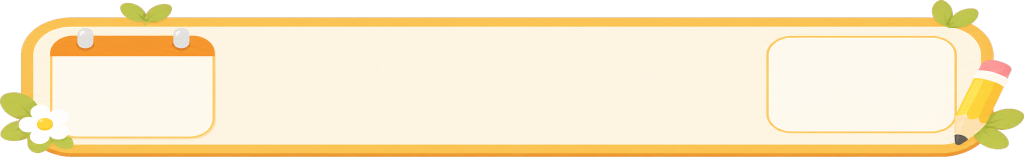
#> input picture design-resources/masters/training/ui/curriculum-integrated-header-flat-master.webp, 2048 x 314 px, given in place of learner-default-avatar-1254.png, which was not available (shown at 1/2 size)
$ python optimize_frontend_runtime_assets.py
#> lines starting #> are read from the running program, lines starting #| are printed output that depends on the picture
"""Create display-sized frontend assets while preserving approved masters."""

from __future__ import annotations

import shutil
from pathlib import Path

from PIL import Image


ROOT = Path(__file__).resolve().parents[1]
RUNTIME_AVATAR = (
    ROOT
    / "services"
    / "frontend-app"
    / "src"
    / "assets"
    / "header"
    / "learner-default-avatar.png"
)
MASTER_AVATAR = (
    ROOT
    / "design-resources"
    / "masters"
    / "header"
    / "learner-default-avatar-1254.png"
)
RUNTIME_LESSON_BOARD = (
    ROOT
    / "services"
    / "frontend-app"
    / "src"
    / "assets"
    / "training"
    / "ui"
    / "lesson-progress-title-board.webp"
)
MASTER_LESSON_BOARD = (
    ROOT
    / "design-resources"
    / "masters"
    / "training"
    / "ui"
    / "lesson-progress-title-board-master.webp"
)
RUNTIME_CURRICULUM_HEADER = (
    ROOT
    / "services"
    / "frontend-app"
    / "src"
    / "assets"
    / "training"
    / "ui"
    / "curriculum-integrated-header.webp"
)
MASTER_CURRICULUM_HEADER = (
    ROOT
    / "design-resources"
    / "masters"
    / "training"
    / "ui"
    / "curriculum-integrated-header-master.webp"
)


def optimize_avatar() -> None:
    MASTER_AVATAR.parent.mkdir(parents=True, exist_ok=True)
    if not MASTER_AVATAR.exists():
        shutil.copy2(RUNTIME_AVATAR, MASTER_AVATAR)

    with Image.open(MASTER_AVATAR) as master:
#> master is the input picture: PIL image 2048x314 RGBA; mean R, G, B, A 219.7, 201.3, 169.4, 217.6
        runtime = master.convert("RGBA")
        runtime.thumbnail((256, 256), Image.Resampling.LANCZOS)
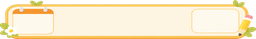
#> runtime: PIL image 256x39 RGBA; mean R, G, B, A 225.1, 208.7, 170.1, 217.6; transparent parts drawn white
        runtime.save(RUNTIME_AVATAR, optimize=True)

    print(
        f"{RUNTIME_AVATAR.relative_to(ROOT)} "
#> (the run stopped early here; a loop or call above may not have finished)

$ run again, on design-resources/masters/training/ui/curriculum-integrated-header-flat-chroma-master.png
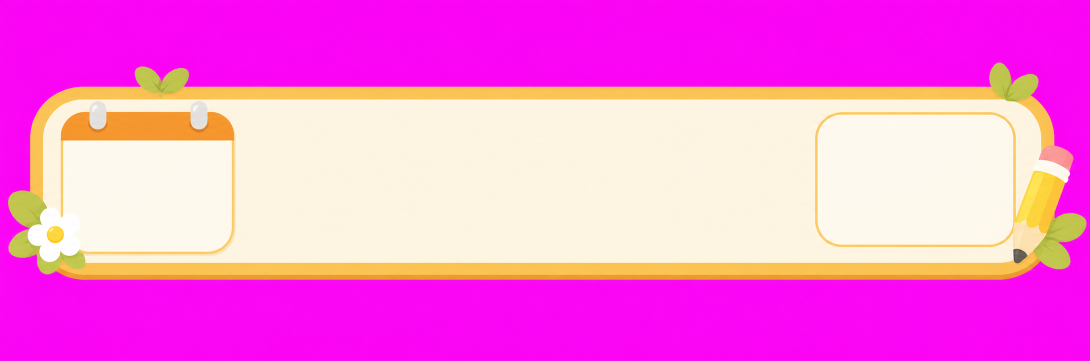
#> input picture design-resources/masters/training/ui/curriculum-integrated-header-flat-chroma-master.png, 2179 x 721 px, given in place of learner-default-avatar-1254.png, which was not available (shown at 1/2 size)
#> in optimize_avatar, master is the input picture: PIL image 2179x721 RGB; mean R, G, B 250.5, 120.7, 219
#> in optimize_avatar, `runtime.thumbnail((256, 256), Image.Resampling.LANCZOS)`:
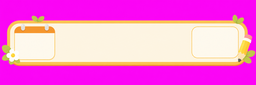
#> runtime: PIL image 256x85 RGBA; mean R, G, B, A 250.5, 120.8, 219, 255
